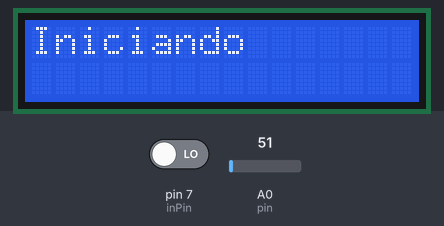
Simulated run of this sketch. Board: Arduino Uno, built with avr-gcc and run on an emulated ATmega328P. Parts: 16×2 character LCD. The test bench sets the inputs (shaded band); at power-on: pin 7 (inPin) LOW, A0 (pin) = 51. What the sketch prints to the serial monitor is not drawn.

Above: at 0.1 s.
At 2.2 s:
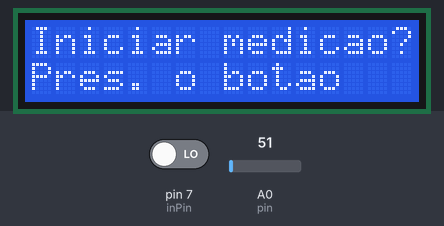
2.3 s: pin 7 (inPin) driven HIGH
At 3.6 s:
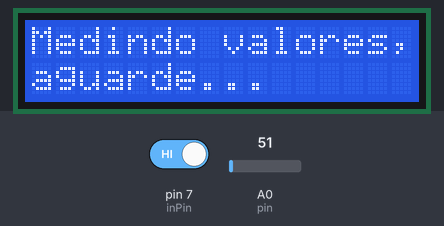
Timing chart, 0 to 5.3 s (numbered marks = the images above; inputs shaded):
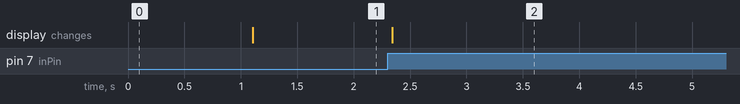

The sketch:

Aux_Temperatura.ino
```cpp
#include <Wire.h>
#include <LiquidCrystal_I2C.h>

LiquidCrystal_I2C lcd (0x27, 16, 2);


int pin = 0; //pino analógico LM35

float temp_c = 0, temp_f=0;
float medicao[8]; // vetor com medições
int i;
int inPin = 7; //pino pushbutton
int val;

void setup()
{
  Serial.begin(9600);//Inicializa comunicação serial
  lcd.init();
  lcd.backlight();
  lcd.print("Iniciando");
  delay(1000);
  lcd.clear();
  pinMode(inPin, INPUT); //declarando o pino do push button como input
}

void loop()
{
  lcd.setCursor(0,0);
  lcd.print("Iniciar medicao?");
  lcd.setCursor(0,8);
  lcd.print("Pres. o botao   ");

  val = digitalRead(inPin);
  if(val == 1)
  {
    get_temp();
  }
}

void get_temp()
{
  lcd.clear();
  Serial.print("Medindo valores, aguarde...");
  lcd.setCursor(0,0);
  lcd.print("Medindo valores,");
  lcd.setCursor(0,8);
  lcd.print("aguarde...");

  for(i = 0;i <= 9; i++)//Loop que faz a leitura da temperatura 10 vezes a cada 1 segundo
  {
    medicao[i] = (5.00*analogRead(pin)*100.00)/1024.00; //fazendo a conversão para graus no sensor
    //A cada leitura, incrementa o valor da variavel tempc
    temp_c = temp_c + medicao[i];
    delay(1000);
  }

  //Faz a média da temperatura e salva na mesma variável
  temp_c = temp_c/10.00;

  //Converte para Fahrenheit e armazena na variável tempf
  temp_f = (temp_c*9.00)/5.00 + 32.00;

  //Enviar para o monitor serial e lcd a temperatura em Celsius

  Serial.print("Temp.(C): ");
  Serial.print(temp_c, 3);
  lcd.clear();
  lcd.setCursor(0,0);
  lcd.print("Temp.(C)");
  lcd.setCursor(0,8);
  lcd.print(temp_c, 3);
  temp_c = 0;
  val = digitalRead(inPin);
  Serial.print(val);
  lcd.setCursor(10,8);
  lcd.print("-> +1?");

  int flag = 0; //bandeira de controle do while apenas
  while(flag == 0) //flag para aguardar nova entrada para fazer mais uma medição
  {
    val = digitalRead(inPin);
    if(val == 1) flag = 1;
  }
  lcd.clear();
}
```

Measured:
- after the input at 2.3 s, the display: changes at once (image 2)
